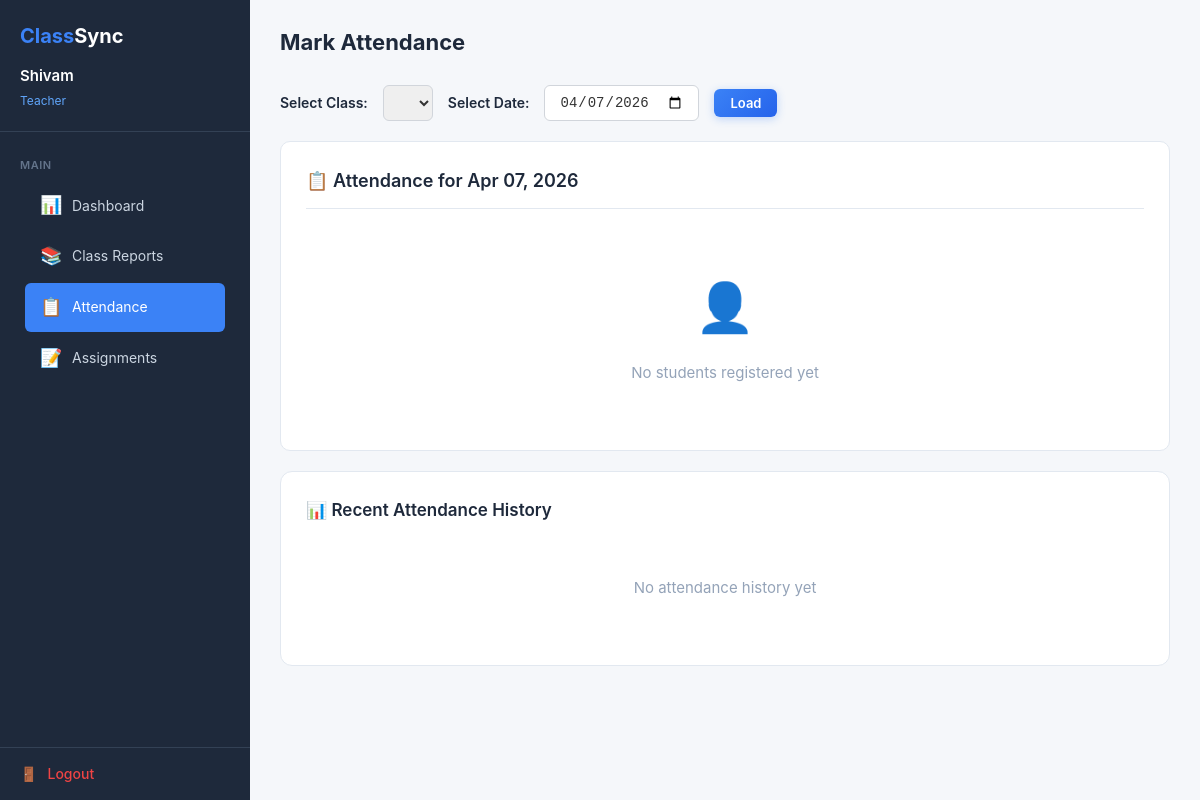
Before: /teacher/attendance.php (signed in) with the older database file.
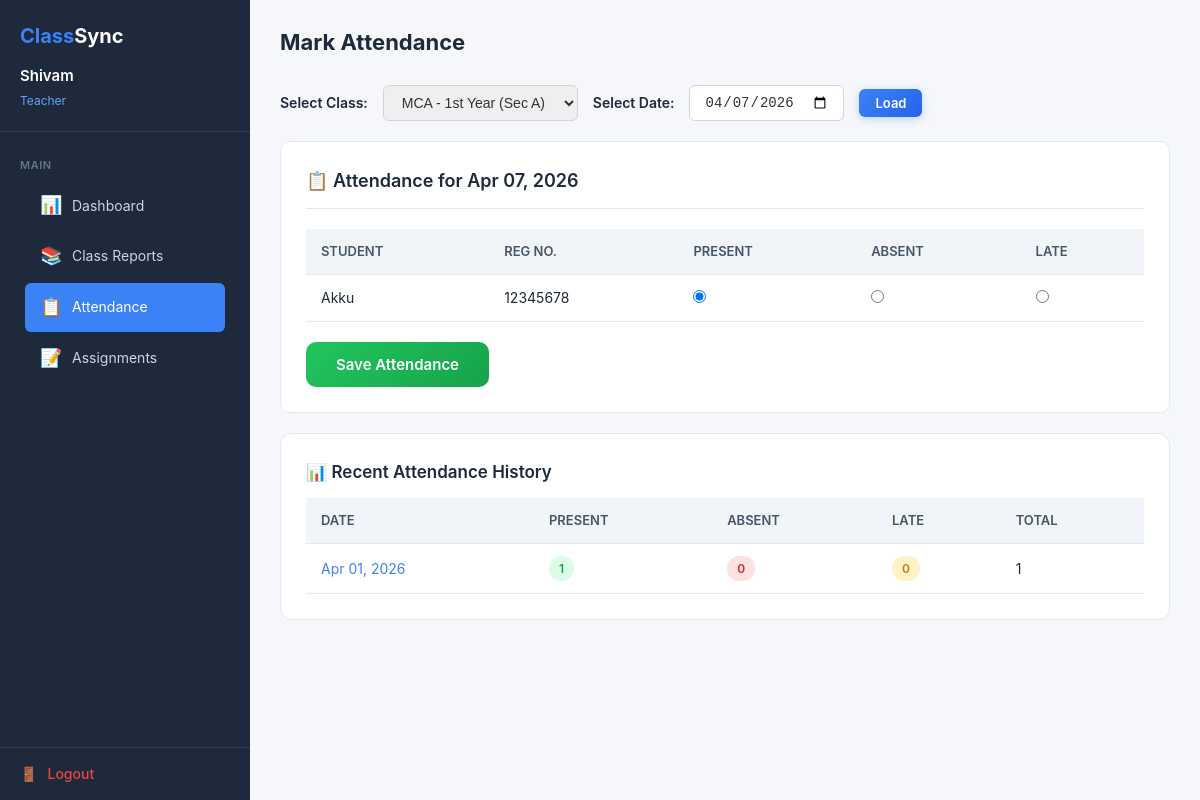
After: the same page with the newer database file.
### tables this page shows
CREATE TABLE IF NOT EXISTS users (
    id INT AUTO_INCREMENT PRIMARY KEY,
    name VARCHAR(100) NOT NULL,
    email VARCHAR(100) NOT NULL UNIQUE,
    password VARCHAR(255) NOT NULL,
    role ENUM('admin', 'teacher', 'student') NOT NULL,
    registration_number VARCHAR(20) UNIQUE,
     
    course_id INT NULL,
    year VARCHAR(20) NULL,
    section_id INT NULL,
     
    department VARCHAR(100) NULL,
    subject_id INT NULL,
    created_at TIMESTAMP DEFAULT CURRENT_TIMESTAMP,
    FOREIGN KEY (course_id) REFERENCES courses(course_id) ON DELETE SET NULL,
    FOREIGN KEY (section_id) REFERENCES sections(section_id) ON DELETE SET NULL
);

### includes/sidebar.php (called while the page is built, shortened)
<?php
$user = getCurrentUser();
if (isset($conn) && $user['id']) {
    $notif_q = $conn->prepare("SELECT COUNT(*) as cnt FROM notifications WHERE user_id = ? AND is_read = 0");
    $notif_q->bind_param("i", $user['id']);
    $notif_q->execute();
    $notif_result = $notif_q->get_result();
}
?>

### teacher/attendance.php (the view, shortened to what the changed rows need)
<?php
require_once '../config/database.php';
$user_id = $_SESSION['user_id'];
$selected_date = $_GET['date'] ?? date('Y-m-d');
$selected_class_id = $_GET['class_id'] ?? '';
$assigned_classes = $conn->query("
    SELECT ca.id as class_assignment_id, c.course_id, c.course_name, sec.section_id, sec.year, sec.section_name, sub.subject_id, sub.subject_name
    FROM class_assignments ca
    JOIN courses c ON ca.course_id = c.course_id
    JOIN sections sec ON ca.section_id = sec.section_id
    JOIN subjects sub ON ca.subject_id = sub.subject_id
    WHERE ca.teacher_id = $user_id
");
$assigned_classes_list = [];
while ($row = $assigned_classes->fetch_assoc()) {
    $assigned_classes_list[] = $row;
}
if (empty($selected_class_id) && count($assigned_classes_list) > 0) {
    $selected_class_id = $assigned_classes_list[0]['class_assignment_id'];
}
$selected_class = null;
foreach ($assigned_classes_list as $c) {
    if ($c['class_assignment_id'] == $selected_class_id) {
        $selected_class = $c;
        break;
    }
}
$c_id = $selected_class['course_id'] ?? 0;
$c_yr = $selected_class['year'] ?? '';
$c_sec = $selected_class['section_id'] ?? 0;
$students_stmt = $conn->prepare("SELECT * FROM users WHERE role = 'student' AND course_id = ? AND year = ? AND section_id = ? ORDER BY name ASC");
$students_stmt->bind_param("isi", $c_id, $c_yr, $c_sec);
$students_stmt->execute();
$students = $students_stmt->get_result();
$existing = [];
$history_stmt = $conn->prepare("
    SELECT a.date,
        SUM(CASE WHEN a.status = 'present' THEN 1 ELSE 0 END) as present_count,
        SUM(CASE WHEN a.status = 'absent' THEN 1 ELSE 0 END) as absent_count,
        SUM(CASE WHEN a.status = 'late' THEN 1 ELSE 0 END) as late_count,
        COUNT(*) as total
    FROM attendance a
    JOIN users u ON a.student_id = u.id
    WHERE a.marked_by = ? AND u.course_id = ? AND u.year = ? AND u.section_id = ?
    GROUP BY a.date
    ORDER BY a.date DESC
    LIMIT 7
");
$history_stmt->bind_param("iisi", $user_id, $c_id, $c_yr, $c_sec);
$history_stmt->execute();
$history = $history_stmt->get_result();
?>
<!DOCTYPE html>
<html lang="en">
<head>
    <link rel="stylesheet" href="/ClassSync/assets/css/style.css">
    <link rel="stylesheet" href="/ClassSync/assets/css/dashboard.css">
</head>
<body>
    <div class="dashboard-page">
        <?php include '../includes/sidebar.php'; ?>
        <div class="main-content">
            <div class="top-bar">
                <div>
                    <h1>Mark Attendance</h1>
                </div>
            </div>
            <form method="GET" class="filter-bar">
                <label style="font-weight:600;font-size:14px;">Select Class:</label>
                <select name="class_id">
                    <?php foreach ($assigned_classes_list as $cls): ?>
                        <option value="<?php echo $cls['class_assignment_id']; ?>" <?php echo $selected_class_id == $cls['class_assignment_id'] ? 'selected' : ''; ?>>
                            <?php echo htmlspecialchars($cls['course_name'] . ' - ' . $cls['year'] . ' Year (Sec ' . $cls['section_name'] . ')'); ?>
                        </option>
                    <?php endforeach; ?>
                </select>
                <label style="font-weight:600;font-size:14px;">Select Date:</label>
                <input type="date" name="date" value="<?php echo $selected_date; ?>">
                <button type="submit" class="btn btn-blue btn-sm">Load</button>
            </form>
            <div class="dashboard-form">
                <form method="POST" action="/ClassSync/actions/attendance_action.php">
                    <?php if ($students->num_rows > 0): ?>
                    <div class="table-responsive">
                        <table>
                            <thead>
                                <tr>
                                    <th>Student</th>
                                    <th>Reg No.</th>
                                    <th>Present</th>
                                    <th>Absent</th>
                                    <th>Late</th>
                                </tr>
                            </thead>
                            <tbody>
                                <?php
                                $students->data_seek(0);
                                while ($s = $students->fetch_assoc()):
                                    $current_status = $existing[$s['id']] ?? 'present';
                                ?>
                                <tr>
                                    <td><?php echo htmlspecialchars($s['name']); ?></td>
                                    <td><?php echo $s['registration_number']; ?></td>
                                    <td><input type="radio" name="attendance[<?php echo $s['id']; ?>]" value="present" <?php echo $current_status === 'present' ? 'checked' : ''; ?>></td>
                                    <td><input type="radio" name="attendance[<?php echo $s['id']; ?>]" value="absent" <?php echo $current_status === 'absent' ? 'checked' : ''; ?>></td>
                                    <td><input type="radio" name="attendance[<?php echo $s['id']; ?>]" value="late" <?php echo $current_status === 'late' ? 'checked' : ''; ?>></td>
                                </tr>
                                <?php endwhile; ?>
                            </tbody>
                        </table>
                    </div>
                    <div class="form-actions">
                        <button type="submit" class="btn btn-green">Save Attendance</button>
                    </div>
                    <?php else: ?>
                    <div class="empty-state">
                        <div class="empty-icon">👤</div>
                        <p>No students registered yet</p>
                    </div>
                    <?php endif; ?>
                </form>
            </div>
            <div class="card">
                <?php if ($history->num_rows > 0): ?>
                <div class="table-responsive">
                    <table>
                        <thead>
                            <tr>
                                <th>Date</th>
                                <th>Present</th>
                                <th>Absent</th>
                                <th>Late</th>
                                <th>Total</th>
                            </tr>
                        </thead>
                        <tbody>
                            <?php while ($h = $history->fetch_assoc()): ?>
                            <tr>
                                <td>
                                    <a href="?date=<?php echo $h['date']; ?>" style="color:#3b82f6;">
                                        <?php echo date('M d, Y', strtotime($h['date'])); ?>
                                    </a>
                                </td>
                                <td><span class="badge badge-present"><?php echo $h['present_count']; ?></span></td>
                                <td><span class="badge badge-absent"><?php echo $h['absent_count']; ?></span></td>
                                <td><span class="badge badge-late"><?php echo $h['late_count']; ?></span></td>
                                <td><?php echo $h['total']; ?></td>
                            </tr>
                            <?php endwhile; ?>
                        </tbody>
                    </table>
                </div>
                <?php else: ?>
                <div class="empty-state"><p>No attendance history yet</p></div>
                <?php endif; ?>
            </div>
        </div>
    </div>
</body>
</html>

Changed rows visible on the page:
now on this page (row edited): users: name "Akku", registration_number "12345678", id "☑"
Other visible differences:
form field class_id: (not shown) → "MCA - 1st Year (Sec A)"
text no longer shown: "👤 No students registered yet No attendance history yet"
text now shown: "STUDENT REG NO. PRESENT ABSENT LATE Save Attendance DATE PRESENT ABSENT LATE TOTAL"
new list line: "Apr 01, 2026 1 0 0 1"
